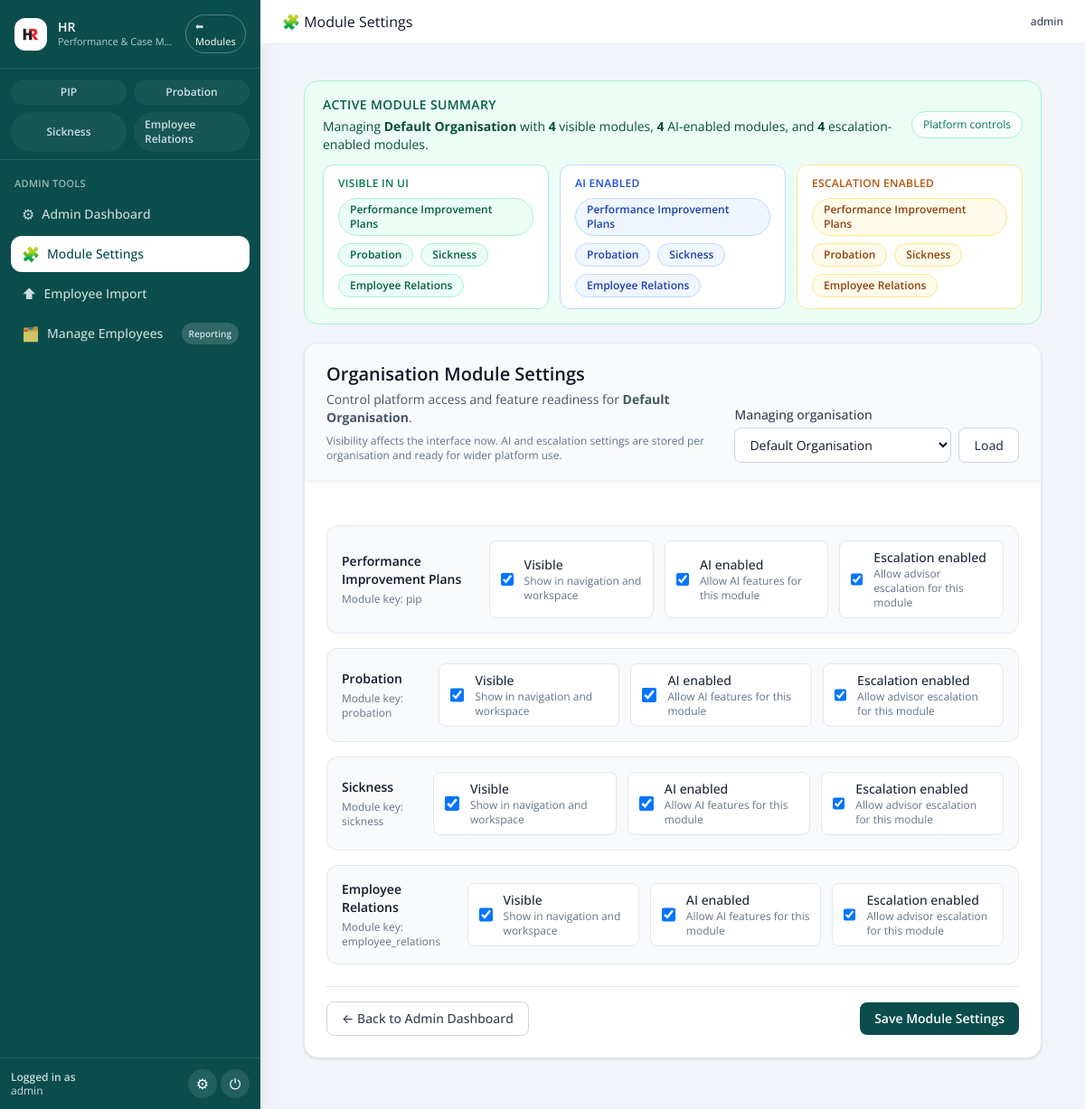
The app's page /admin/modules (signed in), older data.
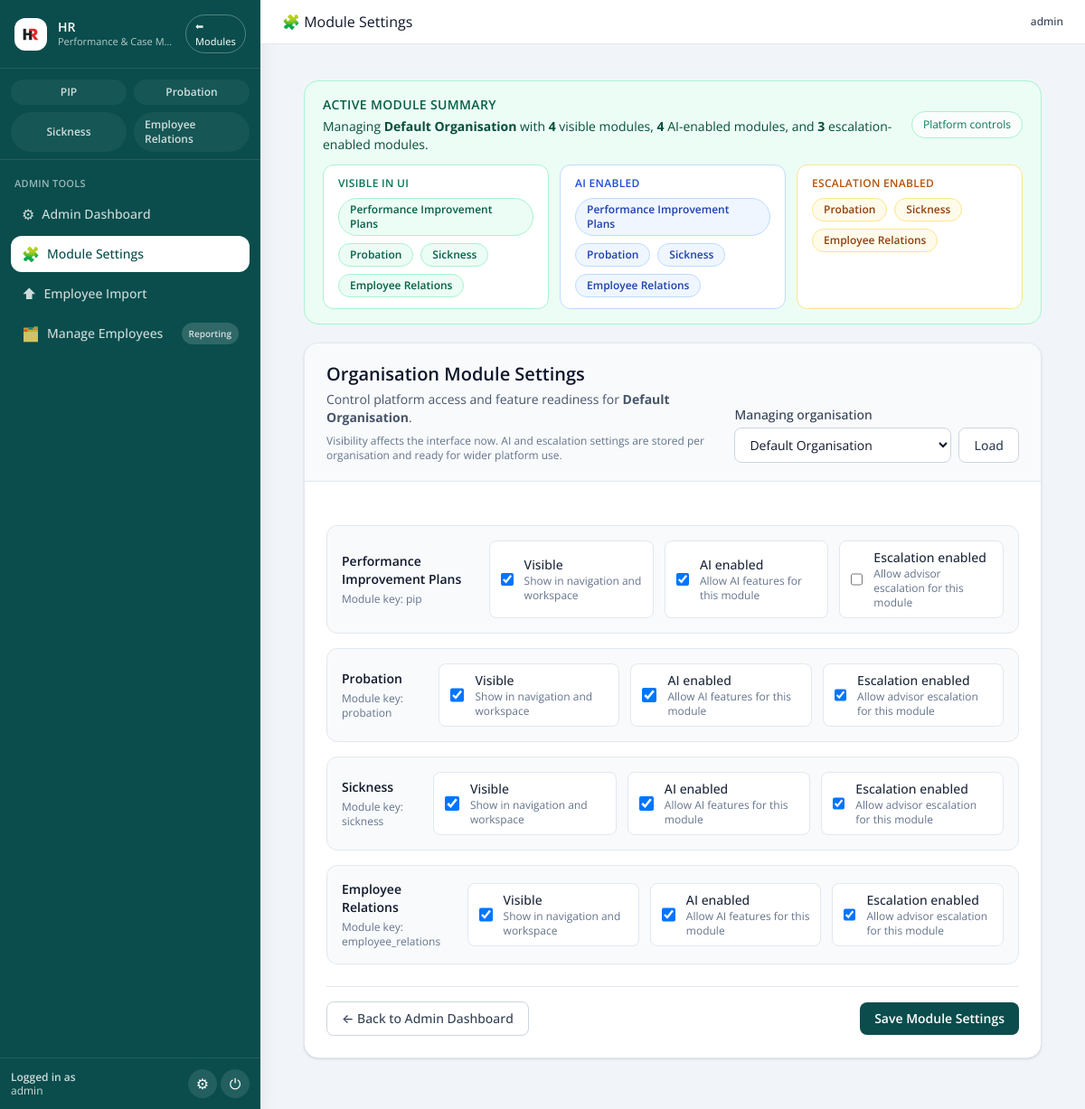
The same page, newer data.
### pip_app/models.py (models this page shows, shortened)
class OrganisationModuleSetting(db.Model):
    __tablename__ = "organisation_module_settings"
    id = db.Column(db.Integer, primary_key=True)
    organisation_id = db.Column(
        db.Integer,
        db.ForeignKey("organisations.id"),
        nullable=False,
        index=True
    )
    module_key = db.Column(db.String(50), nullable=False)
    is_enabled = db.Column(db.Boolean, default=True, nullable=False)
    ai_enabled = db.Column(db.Boolean, default=True, nullable=False)
    escalation_enabled = db.Column(db.Boolean, default=True, nullable=False)
    created_at = db.Column(db.DateTime, default=datetime.utcnow, nullable=False)
    updated_at = db.Column(
        db.DateTime,
        default=datetime.utcnow,
        onupdate=datetime.utcnow,
        nullable=False
    )
    organisation = db.relationship(
        "Organisation",
        backref=db.backref("module_settings", lazy=True)
    )
    __table_args__ = (
        db.UniqueConstraint("organisation_id", "module_key", name="uq_org_module"),
    )

### pip_app/blueprints/admin.py (the view, shortened to what this page needs)
@admin_bp.route("/admin/modules", methods=["GET", "POST"])
@login_required
@superuser_required
def admin_module_settings():
    organisations = Organisation.query.order_by(Organisation.name.asc()).all()
    selected_org = _get_selected_organisation_from_request()
    if request.method == "POST" and request.form.get("organisation_id") and selected_org is None:
        flash("Selected organisation could not be found.", "danger")
        return redirect(url_for("admin.admin_module_settings"))
    if request.method == "GET" and request.args.get("organisation_id") and selected_org is None:
        flash("Selected organisation could not be found.", "danger")
        return redirect(url_for("admin.admin_module_settings"))
    if selected_org is not None:
        org, existing_settings = get_module_settings_for_org(organisation=selected_org)
    else:
        org, existing_settings = get_module_settings_for_org(user=current_user)
    settings = {}
    for module_key, _label in DEFAULT_MODULE_LABELS:
        module_defaults = DEFAULT_MODULE_SETTINGS.get(
            module_key,
            {
                "is_enabled": True,
                "ai_enabled": True,
                "escalation_enabled": True,
            },
        )
        setting = existing_settings.get(module_key)
        settings[module_key] = {
            "is_enabled": bool(setting.is_enabled) if setting else bool(module_defaults["is_enabled"]),
            "ai_enabled": bool(getattr(setting, "ai_enabled", module_defaults["ai_enabled"])) if setting else bool(module_defaults["ai_enabled"]),
            "escalation_enabled": bool(getattr(setting, "escalation_enabled", module_defaults["escalation_enabled"])) if setting else bool(module_defaults["escalation_enabled"]),
        }
    enabled_count = sum(1 for module_key, _label in DEFAULT_MODULE_LABELS if settings[module_key]["is_enabled"])
    ai_enabled_count = sum(1 for module_key, _label in DEFAULT_MODULE_LABELS if settings[module_key]["ai_enabled"])
    escalation_enabled_count = sum(1 for module_key, _label in DEFAULT_MODULE_LABELS if settings[module_key]["escalation_enabled"])
    return render_template(
        "admin_module_settings.html",
        settings=settings,
        module_labels=DEFAULT_MODULE_LABELS,
        organisation=org,
        organisations=organisations,
        selected_organisation_id=org.id if org else None,
        enabled_count=enabled_count,
        ai_enabled_count=ai_enabled_count,
        escalation_enabled_count=escalation_enabled_count,
    )

### app.py (called while the page is built)
@login_manager.user_loader
def load_user(user_id):
    return db.session.get(User, int(user_id))

@app.context_processor
def inject_module():
    return dict(active_module=session.get('active_module'))

@app.context_processor
def inject_enabled_modules():
    try:
        if getattr(current_user, "is_authenticated", False):
            return dict(enabled_modules=get_enabled_modules(user=current_user))
        return dict(enabled_modules=get_enabled_modules())
    except Exception:
        return dict(enabled_modules={module_key: True for module_key in DEFAULT_MODULE_KEYS})

@app.context_processor
def inject_csrf_token():
    return dict(csrf_token=generate_csrf)

@app.context_processor
def inject_time_helpers():
    return {
        "now_local": now_local,
        "today_local": today_local,
        "now_utc": now_utc,
    }

def compat_url_for(endpoint, **values):
    endpoint = LEGACY_ENDPOINT_ALIASES.get(endpoint, endpoint)
    return flask_url_for(endpoint, **values)

### pip_app/models.py (called while the page is built)
    def is_superuser(self):
        return self.admin_level == 2

### templates/admin_module_settings.html (shortened to what the changed rows need)
{% extends "base.html" %}
{% block content %}
<div class="max-w-5xl mx-auto px-4 sm:px-6 py-6">
  {% set enabled_list = [] %}
  {% set ai_enabled_list = [] %}
  {% set escalation_enabled_list = [] %}
  {% for module_key, label in module_labels %}
    {% if settings.get(module_key, {}).get("is_enabled", True) %}
      {% set _ = enabled_list.append(label) %}
    {% endif %}
    {% if settings.get(module_key, {}).get("ai_enabled", True) %}
      {% set _ = ai_enabled_list.append(label) %}
    {% endif %}
    {% if settings.get(module_key, {}).get("escalation_enabled", True) %}
      {% set _ = escalation_enabled_list.append(label) %}
    {% endif %}
  {% endfor %}
  <div class="mb-5 rounded-2xl border border-emerald-200 bg-emerald-50 px-5 py-4">
    <div class="flex items-start justify-between gap-4 flex-col sm:flex-row sm:items-center">
      <div>
        <h2 class="text-sm font-semibold uppercase tracking-wide text-emerald-800">
          Active module summary
        </h2>
        <p class="mt-1 text-sm text-emerald-900">
          Managing <strong>{{ organisation.name }}</strong> with
          <strong>{{ enabled_count }}</strong> visible module{{ '' if enabled_count == 1 else 's' }},
          <strong>{{ ai_enabled_count }}</strong> AI-enabled module{{ '' if ai_enabled_count == 1 else 's' }},
          and <strong>{{ escalation_enabled_count }}</strong> escalation-enabled module{{ '' if escalation_enabled_count == 1 else 's' }}.
        </p>
      </div>
    </div>
    <div class="mt-3 grid gap-3 md:grid-cols-3">
      <div class="rounded-xl border border-amber-200 bg-white px-4 py-3">
        <div class="mt-2 flex flex-wrap gap-2">
          {% if escalation_enabled_list %}
            {% for label in escalation_enabled_list %}
              <span class="inline-flex items-center rounded-full bg-amber-50 border border-amber-200 px-3 py-1 text-xs font-semibold text-amber-800">
                {{ label }}
              </span>
            {% endfor %}
          {% else %}
            <span class="inline-flex items-center rounded-full bg-slate-50 border border-slate-200 px-3 py-1 text-xs font-semibold text-slate-700">
              No escalation enabled
            </span>
          {% endif %}
        </div>
      </div>
    </div>
  </div>
  <div class="bg-white rounded-2xl shadow border border-slate-200 overflow-hidden">
    <div class="px-6 py-5 border-b border-slate-200 bg-slate-50">
      <div class="flex flex-col gap-4 lg:flex-row lg:items-end lg:justify-between">
        <div>
          <h2 class="text-xl font-semibold text-slate-900">Organisation Module Settings</h2>
        </div>
      </div>
    </div>
    <form method="POST" class="p-6 space-y-6">
      <div class="space-y-4">
        {% for module_key, label in module_labels %}
        {% set module_state = settings.get(module_key, {}) %}
        <div class="rounded-xl border border-slate-200 bg-slate-50 px-4 py-4">
          <div class="flex flex-col gap-4 lg:flex-row lg:items-center lg:justify-between">
            <div>
              <div class="text-sm font-semibold text-slate-900">{{ label }}</div>
              <div class="text-xs text-slate-500 mt-1">Module key: {{ module_key }}</div>
            </div>
            <div class="grid gap-3 sm:grid-cols-3">
              <label class="inline-flex items-center gap-3 cursor-pointer rounded-lg border border-slate-200 bg-white px-3 py-2">
                <input
                  type="checkbox"
                  name="{{ module_key }}__enabled"
                  class="h-5 w-5 rounded border-slate-300 text-[#0a4d4c] focus:ring-[#0a4d4c]"
                  {% if module_state.get("is_enabled", True) %}checked{% endif %}
                >
                <span>
                  <span class="block text-sm font-medium text-slate-800">Visible</span>
                  <span class="block text-xs text-slate-500">Show in navigation and workspace</span>
                </span>
              </label>
              <label class="inline-flex items-center gap-3 cursor-pointer rounded-lg border border-slate-200 bg-white px-3 py-2">
                <input
                  type="checkbox"
                  name="{{ module_key }}__ai_enabled"
                  class="h-5 w-5 rounded border-slate-300 text-[#0a4d4c] focus:ring-[#0a4d4c]"
                  {% if module_state.get("ai_enabled", True) %}checked{% endif %}
                >
                <span>
                  <span class="block text-sm font-medium text-slate-800">AI enabled</span>
                  <span class="block text-xs text-slate-500">Allow AI features for this module</span>
                </span>
              </label>
              <label class="inline-flex items-center gap-3 cursor-pointer rounded-lg border border-slate-200 bg-white px-3 py-2">
                <input
                  type="checkbox"
                  name="{{ module_key }}__escalation_enabled"
                  class="h-5 w-5 rounded border-slate-300 text-[#0a4d4c] focus:ring-[#0a4d4c]"
                  {% if module_state.get("escalation_enabled", True) %}checked{% endif %}
                >
                <span>
                  <span class="block text-sm font-medium text-slate-800">Escalation enabled</span>
                  <span class="block text-xs text-slate-500">Allow advisor escalation for this module</span>
                </span>
              </label>
            </div>
          </div>
        </div>
        {% endfor %}
      </div>
    </form>
  </div>
</div>
{% endblock %}

Row changes from the older to the newer data that the page shows:
changed OrganisationModuleSetting "pip": module_key "☑" → "☐"
Text that changed along with them:
{{ escalation_enabled_count }}: "4" → "3"
list line gone: "Performance Improvement Plans"
